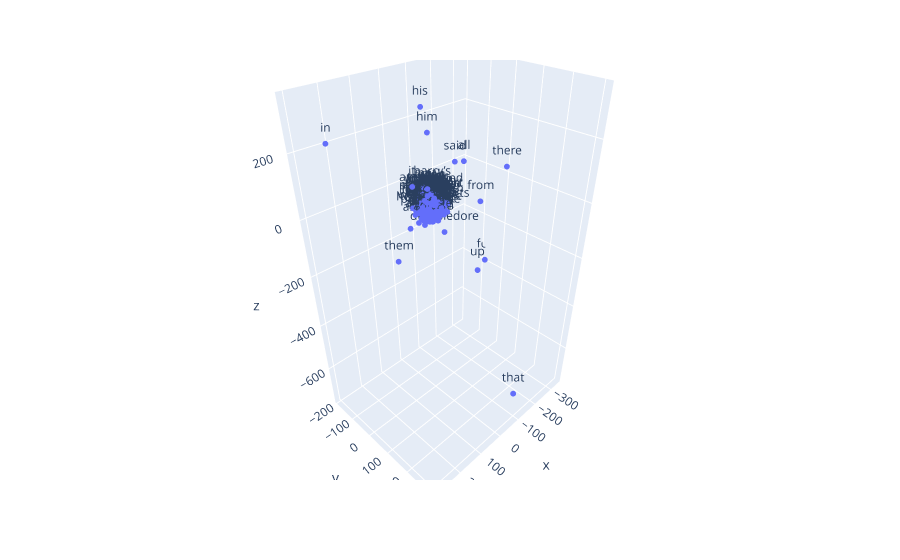

Source (notebook cell):
### Code cell
import plotly.graph_objects as go
import plotly.express as px
MAX_WORDS=200
# Graficar los embedddings en 3D

vecs, labels = reduce_dimensions(w2v_model,3)

fig = px.scatter_3d(x=vecs[:MAX_WORDS,0], y=vecs[:MAX_WORDS,1], z=vecs[:MAX_WORDS,2],text=labels[:MAX_WORDS])
fig.update_traces(marker_size = 2)
fig.show()

### Figure 1 — Plotly figure (JSON) as saved in the notebook; plotly's stock layout.template omitted (floating-point values rounded to 4 significant figures; data arrays with more than 128 entries replaced by an {"elided": "..."} marker saying what was removed)
{"data": [{"hovertemplate": "x=%{x}<br>y=%{y}<br>z=%{z}<br>text=%{text}<extra></extra>", "legendgroup": "", "marker": {"color": "#636efa", "size": 2, "symbol": "circle"}, "mode": "markers+text", "name": "", "scene": "scene", "showlegend": false, "text": {"elided": "200 str values"}, "type": "scatter3d", "x": {"elided": "200 float values"}, "y": {"elided": "200 float values"}, "z": {"elided": "200 float values"}}], "layout": {"legend": {"tracegroupgap": 0}, "margin": {"t": 60}, "scene": {"domain": {"x": [0, 1], "y": [0, 1]}, "xaxis": {"title": {"text": "x"}}, "yaxis": {"title": {"text": "y"}}, "zaxis": {"title": {"text": "z"}}}}}
